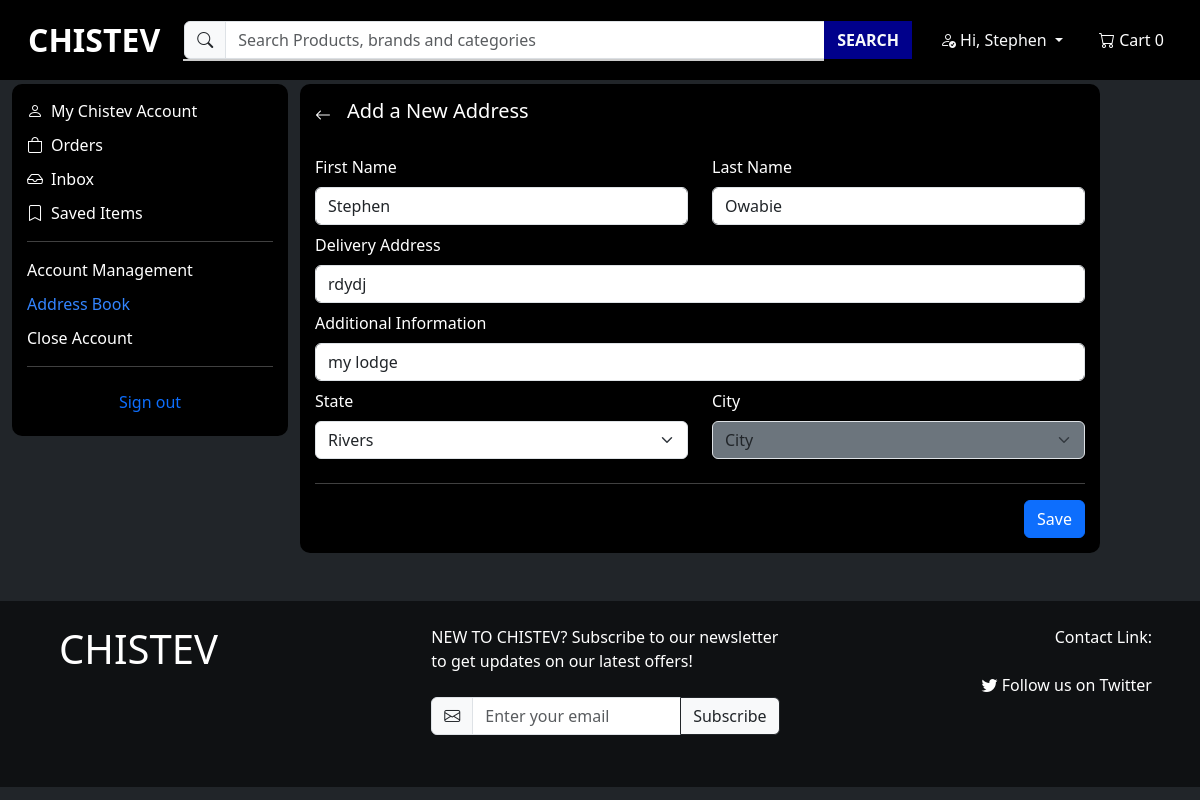
Screenshot of /accounts/address_book_edit/1/ (signed in) with the database file from the repository.
### accounts/models.py (models this page shows, shortened)
class CustomUser(AbstractBaseUser, PermissionsMixin):
    email = models.EmailField(unique=True)
    first_name = models.CharField(max_length=30, blank=True)
    last_name = models.CharField(max_length=30, blank=True)
    is_active = models.BooleanField(default=True)
    is_staff = models.BooleanField(default=False)
    objects = CustomUserManager()
    USERNAME_FIELD = 'email'
    REQUIRED_FIELDS = []
    groups = models.ManyToManyField(
        'auth.Group',
        related_name='custom_user_groups_set',
        blank=True,
        verbose_name='groups',
        help_text='The groups this user belongs to. A user will get all permissions granted to each of their groups.',
    )
    user_permissions = models.ManyToManyField(
        'auth.Permission',
        related_name='custom_user_permissions_set',
        blank=True,
        verbose_name='user permissions',
        help_text='Specific permissions for this user.',
    )

class PersonalDetails(models.Model):
    user = models.OneToOneField(CustomUser, on_delete=models.CASCADE, related_name='personal_details')
    first_name = models.CharField(max_length=255)
    middle_name = models.CharField(max_length=255, blank=True)  # Allow blank since middle name might not be present
    last_name = models.CharField(max_length=255)
    security_code = models.CharField(max_length=4, blank=True, null=True)
    security_code_expiration = models.DateTimeField(blank=True, null=True)

class Address(models.Model):
    user = models.ForeignKey('CustomUser', on_delete=models.CASCADE, related_name='addresses')
    first_name = models.CharField(max_length=255)
    last_name = models.CharField(max_length=255)
    address = models.CharField(max_length=255)
    additional_info = models.CharField(max_length=255, blank=True)
    state = models.ForeignKey(State, on_delete=models.CASCADE)
    city = models.ForeignKey(City, on_delete=models.CASCADE)

### accounts/views.py (the view)
    def wrapper(request, *args, **kwargs):
        if not request.user.is_authenticated:
            return redirect('accounts:login_or_register')
        return view_func(request, *args, **kwargs)

### accounts/models.py (called while the page is built)
    def __str__(self):
        return self.name

### accounts/views.py (called while the page is built)
def redirect_to_login_or_register(view_func):
    def wrapper(request, *args, **kwargs):
        if not request.user.is_authenticated:
            return redirect('accounts:login_or_register')
        return view_func(request, *args, **kwargs)
    return wrapper

@redirect_to_login_or_register
def address_book_edit(request, address_id):
    current_path = resolve(request.path_info).url_name
    address = get_object_or_404(Address, id=address_id, user=request.user)
    if request.method == 'POST':
        form = AddressForm(request.POST, instance=address)
        if form.is_valid():
            form.save()
            return redirect('accounts:address_book')
    else:
        form = AddressForm(instance=address)
    context = {
        'form': form,
        'current_path': current_path
    }
    return render(request, 'accounts/address_book_edit.html', context)

### accounts/templates/accounts/address_book_edit.html (shortened to what this page needs)
{% extends 'ecommerce/base.html' %}
{% block body %}
             {% include 'accounts/account_navigation.html' %}
                <div class="d-flex align-items-center mb-4">
                    <a href="{% url 'accounts:address_book' %}" class="text-decoration-none me-3">
                        <i class="bi bi-arrow-left text-white"></i>
                    </a>
                    <h5>Add a New Address</h5>
                </div>
                <form method="post" action="">
                    {% include 'accounts/address_form.html' %}
                <hr>
                <div class="form-group d-flex">
                    <button type="submit" class="btn btn-primary ms-auto">Save</button>
                </div>
                </form>
            </div>
        </div>
    </div>
</body>
{% endblock %}

### ecommerce/templates/ecommerce/base.html (shortened to what this page needs)
{% load static %}
<!DOCTYPE html>
<html lang="en">
<head>
    <link href="https://cdn.jsdelivr.net/npm/bootstrap@5.3.3/dist/css/bootstrap.min.css" rel="stylesheet"
>
    <link rel="stylesheet" href="https://cdn.jsdelivr.net/npm/bootstrap-icons@1.11.1/font/bootstrap-icons.css">
    {% block css %}
    <link rel="stylesheet" type="text/css" href="{% static 'styles.css' %}">
    <link rel="stylesheet" type="text/css" href="{% static 'styles2.css' %}">
    {% endblock %}
</head>
<body class="bg-dark d-flex flex-column">
    <nav class="navbar navbar-expand-lg navbar-light navbar-custom fixed-top">
        <div class="container-fluid">
            <a class="navbar-brand ms-3 fs-2 text-white fw-bold" href="{% url 'ecommerce:index' %}">CHISTEV</a>
            <div class="collapse navbar-collapse" id="navbarNav">
                <form class="d-flex mx-auto my-2 my-lg-0" method="GET" action="{% url 'ecommerce:product_search' %}">
                    <div class="input-group">
                        <span class="input-group-text"><i class="bi bi-search"></i></span>
                        <input id="search-input" class="form-control" type="search" name="query"  style="width: 70%;" placeholder="Search Products, brands and categories" aria-label="Search" value="{{ query }}">
                        <button class="btn btn-outline-light btn-search" type="submit">SEARCH</button>
                        <div id="autocomplete-suggestions" class="position-absolute top-100"></div>
                    </div>
                </form>
                <div class="navbar-nav ms-auto align-items-center">
                    <div class="nav-item dropdown">
                        <button class="btn btn-outline-light btn-account dropdown-toggle" type="button" id="accountDropdown" data-bs-toggle="dropdown" aria-expanded="false">
                            {% if user.is_authenticated %}
                            <i class="bi bi-person-check"></i> Hi, {{ user.personal_details.first_name }}
                            {% else %}
                            <i class="bi bi-person"></i> Account
                            {% endif %}
                        </button>
                    </div>
                    <div class="navbar-text">
                        <button class="btn btn-outline-light btn-cart" type="button">
                            <a href="{% url 'cart:cart' %}" class="btn btn-outline-light btn-cart text-white" role="button">
                                <i class="bi bi-cart"></i> Cart <span id="cart-count">0</span>
                            </a>
                        </button>
                    </div>
                </div>
            </div>
        </div>
    </nav>
    {% block body %}
    {% endblock %}
    <footer class=" p-4 mt-5 text-white" style="background-color: rgba(0, 0, 0, 0.534);">
        <div class="container">
            <div class="row">
                <div class="col-md-4">
                    <h1>CHISTEV</h1>
                </div>
                <div class="col-md-4">
                    <p class="mb-4">NEW TO CHISTEV? Subscribe to our newsletter to get updates on our latest offers!</p>
                    <form>
                        <div class="input-group mb-3">
                            <span class="input-group-text" id="email-icon"><i class="bi bi-envelope"></i></span>
                            <input type="email" class="form-control" placeholder="Enter your email" aria-label="Email" aria-describedby="subscribe-btn" style="background-color: #fff; color: #000;">
                            <button class="btn btn-light btn-outline-dark" type="button" id="subscribe-btn">Subscribe</button>
                        </div>
                    </form>
                </div>
                <div class="col-md-4 d-flex flex-column align-items-end">
                    <p class="mb-4">Contact Link:</p>
                        <a href="https://twitter.com/chistev12" target="_blank" class="text-white text-decoration-none"><i class="bi bi-twitter"></i> Follow us on Twitter</a>
                </div>
                </div>
            </div>
</footer>
</body>
</html>

### accounts/templates/accounts/address_form.html (shortened to what this page needs)
<div class="row">
    <div class="col-md-6 mb-2">
        <div class="form-group">
            <label for="{{ form.first_name.id_for_label }}" class="form-label text-white">{{ form.first_name.label }}</label>
            {{ form.first_name }}
        </div>
    </div>
    <div class="col-md-6 mb-2">
        <div class="form-group">
            <label for="{{ form.last_name.id_for_label }}" class="form-label text-white">{{ form.last_name.label }}</label>
            {{ form.last_name }}
        </div>
    </div>
</div>
<div class="form-group mb-2">
    <label for="{{ form.address.id_for_label }}" class="form-label text-white">{{ form.address.label }}</label>
    {{ form.address }}
</div>
<div class="form-group mb-2">
    <label for="{{ form.additional_info.id_for_label }}" class="form-label text-white">{{ form.additional_info.label }}</label>
    {{ form.additional_info }}
</div>
<div class="row">
    <div class="col-md-6 mb-2">
        <div class="form-group">
            <label for="{{ form.state.id_for_label }}" class="form-label text-white ">{{ form.state.label }}</label>
            {{ form.state }}
        </div>
    </div>
    <div class="col-md-6">
        <div class="form-group ">
            <label for="{{ form.city.id_for_label }}" class="form-label text-white">{{ form.city.label }}</label>
            <select class="form-select bg-secondary" style="width: 100% !important;" id="city" name="city">
                <option value="" disabled selected>City</option>
            </select>
        </div>
    </div>
</div>

### assets/styles.css (style rules this page uses)
.input-group input { flex: 1 !important; }
* { margin: 0; padding: 0; }
.navbar-custom { background-color: black; }
.btn-search { background-color: darkblue; border-color: darkblue; font-weight: bold; }
.btn-account, .btn-help, .btn-cart { border: none; }
.btn-cart { border: none; }
body { background-color: royalblue; padding-top: 60px; }
@media (min-width: 992px) { .form-control { width: 600px !important; } }

### assets/styles2.css (style rules this page uses)
.container { display: inline-block; position: relative; padding-left: 35px; margin-bottom: 12px; cursor: pointer; font-size: 16px; user-select: none; }
#autocomplete-suggestions { width: 88%; background-color: white; border: 1px solid #ccc; box-shadow: 0 2px 4px rgba(0, 0, 0, 0.1); z-index: 1000; }

### rows the page displays
CustomUser: personal_details.first_name "Stephen"
Address: first_name "Stephen", last_name "Owabie", address "rdydj", additional_info "my lodge", state "Rivers"
